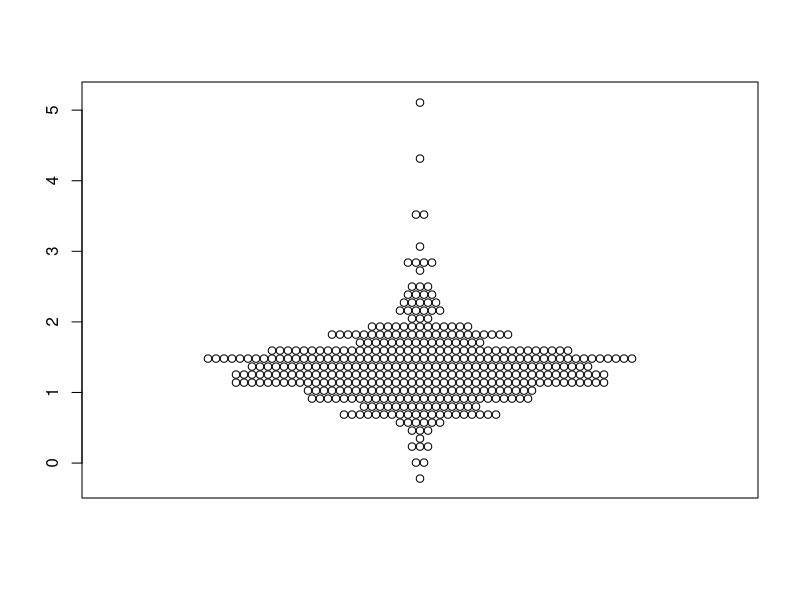
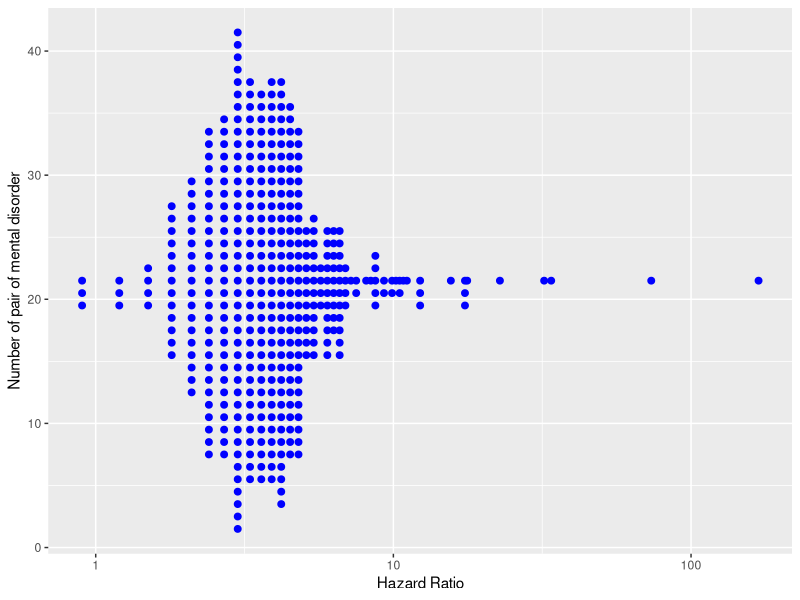

The R script that drew these images, in order: (Note: this script raises an error after producing the figures.)
# ----------
# A script that takes data from Carmen and transform it for the web application
# Run
# ----------

library(tidyverse)
setwd("/Users/y.holtz/Dropbox/QBI/22_WORLD_HEALTH_SURVEY/Como-in-World-Heath-Survey/DATA")


# ----------
# General changes necessary for all charts
# ----------

data <- read.table("data.csv", header=T, sep=",")

# Replace IED by Intermittent explosive disorder
data <- data %>% mutate(Later_disorder = gsub("IED", "Intermittent explosive disorder", Later_disorder))

# Save
write.table(data, file="data_clean.csv", quote=F, row.names=F, sep=",")






# ----------
# Preparation for Sankey plot
# ----------

data <- read.table("data.csv", header=T, sep=",")

# Add space to outcome to make it different
tmp <- data %>% mutate( Later_disorder = paste( Later_disorder, " ", sep=""))

# Save it
write.table(tmp, file="data_sankey.csv", quote=F, row.names=F, sep=",")

# Make a data frame with nodes
#nodes = data.frame( ID = c(as.character(unique(tmp$Prior_disorder)), as.character(unique(tmp$Later_disorder)) ) ) %>%

# Make a data frame with the links
#tmp$from <- match(tmp$Prior_disorder, nodes$ID)-1
#tmp$to <- match(tmp$Later_disorder, nodes$ID)-1
# Export to JSON






# ----------
# Preparation for symmetry chart
# ----------

# Read data
data <- read.table("data.csv", header=T, sep=",")

# Watch an example
couple = c("Alcohol dependence", "Drug dependence")
data %>% filter(Later_disorder %in% couple & Prior_disorder %in% couple)

# Merge with opposite direction
tmp <- merge(data, data, by.x=c("Prior_disorder", "Later_disorder"), by.y=c("Later_disorder", "Prior_disorder")) %>%
  mutate(coefVar = (HR.y - HR.x) / max(c(HR.y, HR.x)) * 100)
tmp %>% filter(Later_disorder %in% couple & Prior_disorder %in% couple)

# Clean
dataReady <- tmp %>% select(-7, -8, -9, -10)
colnames(dataReady) <- c(colnames(data), "coefvar")
dataReady %>% head()

# Highest one?
dataReady %>% arrange(coefvar) %>% head()
dataReady %>% arrange(coefvar) %>% tail()

# Export
write.table(dataReady, file="data_bar.csv", quote=F, row.names=F, sep=",")


# ----------
# Preparation for histogram
# ----------

# Step 1: compute position for beeswarm plot
library(beeswarm)
data <- read.table("data.csv", header=T, sep=",")
data$pair <- paste(data$Prior_disorder, data$Later_disorder, sep="-")
a = beeswarm(log(data$HR), method="center", cex=1, corral="none", draw=F)
a

# Step 1: compute position for dotplot histogram
data <- read.table("data.csv", header=T, sep=",")
don = data %>%
  arrange(HR) %>%
  mutate(HR_rounded = round(HR/0.3)*0.3 ) %>%
  mutate(y=ave(HR_rounded, HR_rounded, FUN=seq_along))
don %>% head
# Max tot
milieu = round( max( don$y, na.rm=T) / 2 ) + 0.5

# Max of each category?
tmp <- don %>% group_by(HR_rounded) %>% summarize(nbObs=n())
tmp
don <- merge(don, tmp, by.x="HR_rounded", by.y="HR_rounded")
don
don <- don %>% mutate( yPrim = milieu - round(nbObs/2) + y )
don %>% head(100)

ggplot(don, aes(x=HR_rounded, y=yPrim) ) +
  geom_point( size=2, color="blue" ) +
  xlab('Hazard Ratio') +
  ylab('Number of pair of mental disorder') +
  scale_x_log10()

# Write result
write.table(don, file='/Users/y.holtz/Documents/d3-graph-gallery/DATA/QBI/data_test.csv', row.names=F, quote=F, sep=",")

don
